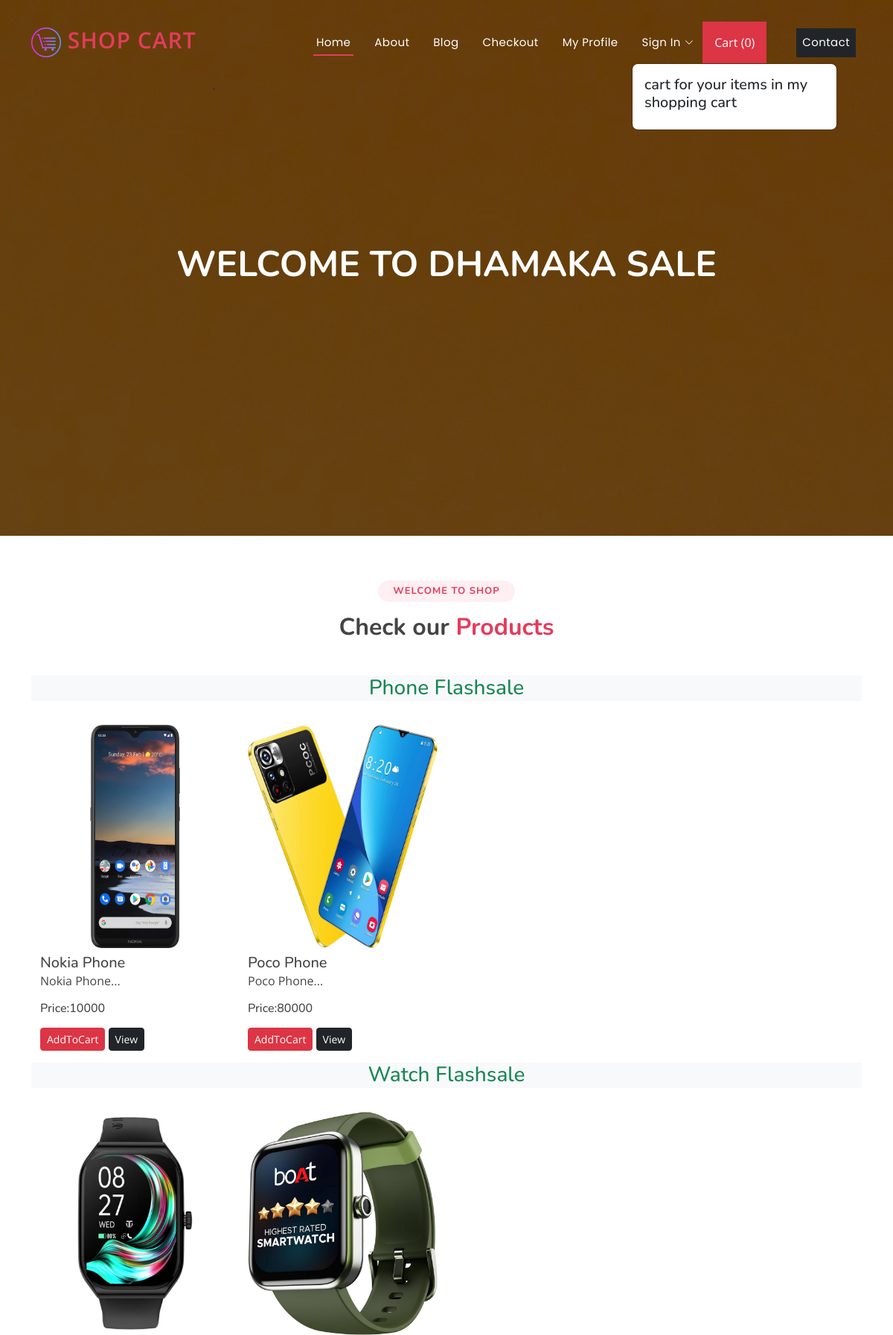
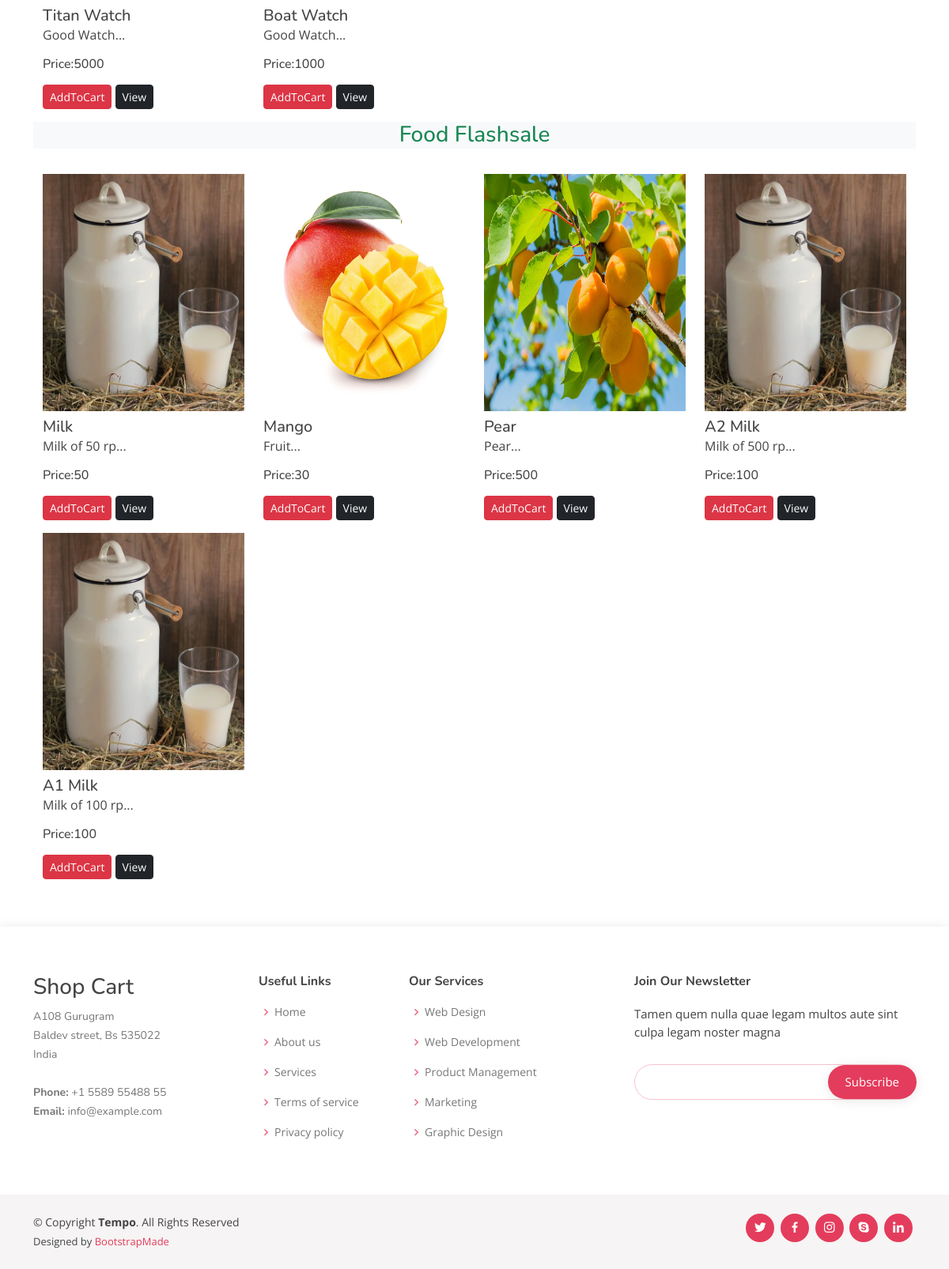
The page / on the database its author committed (2 pictures, top to bottom).
### ecommerceapp/models.py (models this page shows)
class Product(models.Model):
    product_id = models.AutoField
    product_name = models.CharField(max_length=100)
    category = models.CharField(max_length=100, default="")
    subcategory = models.CharField(max_length=100, default="")
    price = models.IntegerField(default=0)
    desc = models.CharField(max_length=300)
    image = models.ImageField(upload_to="images/images")
    def __str__(self):
        return self.product_name

### ecommerceapp/views.py (the view)
# urls.py: path('', views.home, name='home'),
def home(request):
    allProds = []
    catprods = Product.objects.values('category', 'id')
    print('Catprods: ', catprods)
    cats = {item['category'] for item in catprods} # set comprehension
    print('Cats: ', cats)
    for cat in cats:
        prod = Product.objects.filter(category=cat)
        print('Prod: ', prod)
        n = len(prod)
        nSlides = n//4 + ceil((n/4) - (n//4))
        allProds.append([prod, range(1, nSlides), nSlides])
        print('AllProds: ', allProds)
    params = {'allProds': allProds}
    print('Params: ', params)
    return render(request, 'home.html', params)

### templates/home.html (shortened to what this page needs)
{% extends 'base.html' %}
{% block content %}
<h1>Welcome to Dhamaka Sale</h1>
{% endblock content %}
{% block body %}
{% load static %}
<section id="portfolio" class="portfolio">
  <div class="container">
    <div class="section-title">
      <h2>Welcome to Shop</h2>
      <h3>Check our <span>Products</span></h3>
    </div>
    {% for product, range, nSlides in allProds %}
    <h3 class="my-3 text-center text-success bg-light">
      {{product.0.category}} Flashsale
    </h3>
    <div class="container">
      <div class="row">
        {% for i in product %}
        <div class="col-md-3 mt-3">
          <img src="/media/{{i.image}}" class="card-img-top" alt="not found" height="300px" width="150px" />
          <div class="card-body">
            <h5 class="card-title mt-2" id="namepr{{i.id}}">{{i.product_name}}</h5>
            <p class="card-text">{{i.desc|slice:"0:53"}}...</p>
            <h6 class="card-title mb-3">
              Price:<span id="pricepr{{i.id}}">{{i.price}}</span>
            </h6>
            <span id="divpr{{i.id}}" class="divpr">
              <button id="pr{{i.id}}" class="btn btn-danger cart btn-sm mt-0">
                AddToCart
              </button>
            </span>
            <a href="/media/{{i.image}}">
              <button class="btn btn-dark btn-sm cart">View</i></button></a
            >
          </div>
        </div>
        {% endfor %}
      </div>
    </div>
    {% endfor %}
  </div>
</section>
{% endblock body %}

### templates/base.html (shortened to what this page needs)
{% load static %}
<!DOCTYPE html>
<html lang="en">
  <head>
    <link
      href="{% static '/assets/vendor/bootstrap/css/bootstrap.min.css' %}"
      rel="stylesheet"
    />
    <link
      href="{% static '/assets/vendor/bootstrap-icons/bootstrap-icons.css' %}"
      rel="stylesheet"
    />
    <link
      href="{% static '/assets/vendor/boxicons/css/boxicons.min.css' %}"
      rel="stylesheet"
    />
    <link
      href="{% static '/assets/vendor/glightbox/css/glightbox.min.css' %}"
      rel="stylesheet"
    />
    <link
      href="{% static '/assets/vendor/remixicon/remixicon.css' %}"
      rel="stylesheet"
    />
    <link
      href="{% static '/assets/vendor/swiper/swiper-bundle.min.css' %}"
      rel="stylesheet"
    />
    <link href="{% static '/assets/css/style.css' %}" rel="stylesheet" />
  </head>
  <body>
    <header id="header" class="fixed-top">
      <div class="container d-flex align-items-center justify-content-between">
        <a href="index.html" class="logo"
          ><img
            src="{% static '/assets/img/logo.png' %}"
            alt=""
            class="img-fluid"
          />
          Shop Cart</a
        >
        <nav id="navbar" class="navbar">
          <ul>
            <li><a class="nav-link scrollto active" href="/">Home</a></li>
            <li><a class="nav-link scrollto" href="/about">About</a></li>
            <li><a class="nav-link scrollto" href="/blog">Blog</a></li>
            <li><a class="nav-link scrollto" href="/checkout">Checkout</a></li>
            <li><a class="nav-link scrollto" href="/profile">My Profile</a></li>
            <li class="dropdown">
              <a href="/auth/login"
                ><span>
                  {% if request.user.is_authenticated %}
                  Hi {{ user.username|slice:":7" }}{% if user.username|length > 10 %}...{% endif %}
                  {% else %}
                  Sign In
                  {% endif %}
                </span> <i class="bi bi-chevron-down"></i
              ></a>
            </li>
            <button type="button" class="nav-link scrollto bg-danger p-3 m-2 text-white" id="popcart" data-container="body" data-toggle="popover" data-placement="bottom" data-html="true" >  Cart (<span id="cart">0</span>)
            </button>
            <li>
              <a class="nav-link scrollto bg-dark p-2 m-2" href="/contact"
                >Contact</a
              >
            </li>
          </ul>
        </nav>
      </div>
    </header>
    <section id="hero">
      <div class="hero-container">
        {% block content %}{% endblock content %}
      </div>
    </section>
    <main id="main">{% block body %} {% endblock body %}</main>
    <footer id="footer">
      <div class="footer-top">
        <div class="container">
          <div class="row">
            <div class="col-lg-3 col-md-6 footer-contact">
              <h3>Shop Cart</h3>
              <p>
                A108 Gurugram<br />
                Baldev street, Bs 535022<br />
                India <br /><br />
                <strong>Phone:</strong> +1 5589 55488 55<br />
                <strong>Email:</strong> info@example.com<br />
              </p>
            </div>
            <div class="col-lg-2 col-md-6 footer-links">
              <h4>Useful Links</h4>
              <ul>
                <li>
                  <i class="bx bx-chevron-right"></i> <a href="/">Home</a>
                </li>
                <li>
                  <i class="bx bx-chevron-right"></i> <a href="/about">About us</a>
                </li>
                <li>
                  <i class="bx bx-chevron-right"></i> <a href="#">Services</a>
                </li>
                <li>
                  <i class="bx bx-chevron-right"></i>
                  <a href="#">Terms of service</a>
                </li>
                <li>
                  <i class="bx bx-chevron-right"></i>
                  <a href="#">Privacy policy</a>
                </li>
              </ul>
            </div>
            <div class="col-lg-3 col-md-6 footer-links">
              <h4>Our Services</h4>
              <ul>
                <li>
                  <i class="bx bx-chevron-right"></i> <a href="#">Web Design</a>
                </li>
                <li>
                  <i class="bx bx-chevron-right"></i>
                  <a href="#">Web Development</a>
                </li>
                <li>
                  <i class="bx bx-chevron-right"></i>
                  <a href="#">Product Management</a>
                </li>
                <li>
                  <i class="bx bx-chevron-right"></i> <a href="#">Marketing</a>
                </li>
                <li>
                  <i class="bx bx-chevron-right"></i>
                  <a href="#">Graphic Design</a>
                </li>
              </ul>
            </div>
            <div class="col-lg-4 col-md-6 footer-newsletter">
              <h4>Join Our Newsletter</h4>
              <p>
                Tamen quem nulla quae legam multos aute sint culpa legam noster
                magna
              </p>
              <form action="" method="post">
                <input type="email" name="email" /><input
                  type="submit"
                  value="Subscribe"
                />
              </form>
            </div>
          </div>
        </div>
      </div>
      <div class="container d-md-flex py-4">
        <div class="me-md-auto text-center text-md-start">
          <div class="copyright">
            &copy; Copyright <strong><span>Tempo</span></strong
            >. All Rights Reserved
          </div>
          <div class="credits">
            Designed by <a href="https://bootstrapmade.com/">BootstrapMade</a>
          </div>
        </div>
        <div class="social-links text-center text-md-right pt-3 pt-md-0">
          <a href="#" class="twitter"><i class="bx bxl-twitter"></i></a>
          <a href="#" class="facebook"><i class="bx bxl-facebook"></i></a>
          <a href="#" class="instagram"><i class="bx bxl-instagram"></i></a>
          <a href="#" class="google-plus"><i class="bx bxl-skype"></i></a>
          <a href="#" class="linkedin"><i class="bx bxl-linkedin"></i></a>
        </div>
      </div>
    </footer>
  </body>
</html>

### rows shown on the page
Product: category "Phone", image (picture), product_name "Nokia Phone", desc "Nokia Phone", price "10000"
Product: image (picture), product_name "Poco Phone", desc "Poco Phone", price "80000"
Product: category "Watch", image (picture), product_name "Titan Watch", desc "Good Watch", price "5000"
Product: image (picture), product_name "Boat Watch", desc "Good Watch", price "1000"
Product: category "Food", image (picture), product_name "Milk", desc "Milk of 50 rp", price "50"
Product: image (picture), product_name "Mango", desc "Fruit", price "30"
Product: image (picture), product_name "Pear", desc "Pear", price "500"
Product: image (picture), product_name "A2 Milk", desc "Milk of 500 rp", price "100"
Product: image (picture), product_name "A1 Milk", desc "Milk of 100 rp", price "100"
